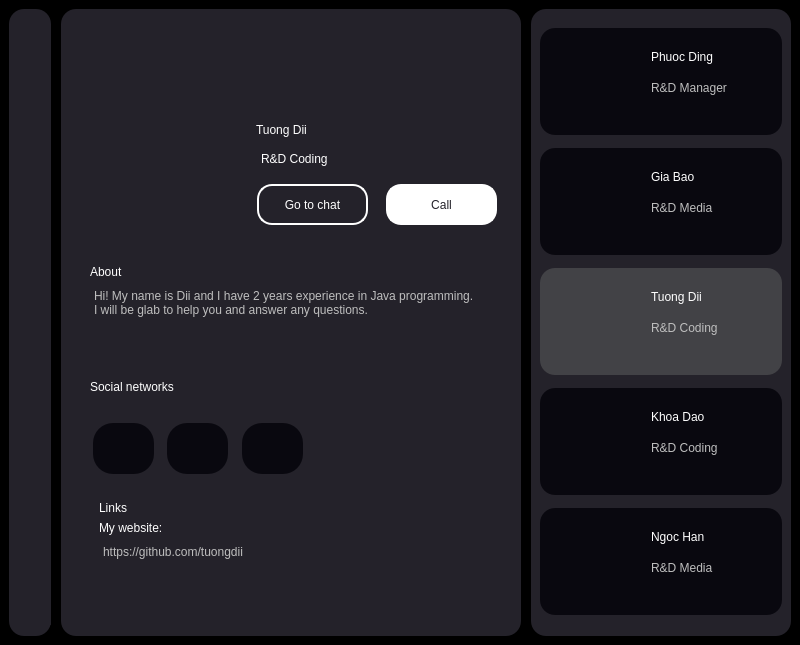
<?xml version="1.0" encoding="UTF-8"?>
<ui version="4.0">
 <class>MainWindow</class>
 <widget class="QMainWindow" name="MainWindow">
  <property name="geometry">
   <rect>
    <x>0</x>
    <y>0</y>
    <width>800</width>
    <height>600</height>
   </rect>
  </property>
  <property name="windowTitle">
   <string>MainWindow</string>
  </property>
  <widget class="QWidget" name="centralwidget">
   <property name="styleSheet">
    <string notr="true">background-color: black;</string>
   </property>
   <layout class="QHBoxLayout" name="horizontalLayout">
    <property name="spacing">
     <number>10</number>
    </property>
    <item>
     <widget class="QWidget" name="widget" native="true">
      <property name="minimumSize">
       <size>
        <width>42</width>
        <height>0</height>
       </size>
      </property>
      <property name="maximumSize">
       <size>
        <width>42</width>
        <height>16777215</height>
       </size>
      </property>
      <property name="styleSheet">
       <string notr="true">background-color: #24222A;
border-radius: 15px;</string>
      </property>
      <layout class="QVBoxLayout" name="verticalLayout">
       <item>
        <widget class="QWidget" name="widget_4" native="true">
         <widget class="QLabel" name="label_7">
          <property name="geometry">
           <rect>
            <x>0</x>
            <y>10</y>
            <width>20</width>
            <height>20</height>
           </rect>
          </property>
          <property name="text">
           <string/>
          </property>
          <property name="pixmap">
           <pixmap>img/icons8-home-30.png</pixmap>
          </property>
          <property name="scaledContents">
           <bool>true</bool>
          </property>
         </widget>
         <widget class="QLabel" name="label_8">
          <property name="geometry">
           <rect>
            <x>0</x>
            <y>40</y>
            <width>20</width>
            <height>20</height>
           </rect>
          </property>
          <property name="text">
           <string/>
          </property>
          <property name="pixmap">
           <pixmap>img/icons8-images-folder-48.png</pixmap>
          </property>
          <property name="scaledContents">
           <bool>true</bool>
          </property>
         </widget>
         <widget class="QLabel" name="label_9">
          <property name="geometry">
           <rect>
            <x>1</x>
            <y>70</y>
            <width>20</width>
            <height>20</height>
           </rect>
          </property>
          <property name="text">
           <string/>
          </property>
          <property name="pixmap">
           <pixmap>img/icons8-friends-48.png</pixmap>
          </property>
          <property name="scaledContents">
           <bool>true</bool>
          </property>
         </widget>
        </widget>
       </item>
       <item>
        <widget class="QWidget" name="widget_5" native="true">
         <property name="minimumSize">
          <size>
           <width>40</width>
           <height>40</height>
          </size>
         </property>
         <property name="maximumSize">
          <size>
           <width>40</width>
           <height>40</height>
          </size>
         </property>
         <widget class="QLabel" name="label_6">
          <property name="geometry">
           <rect>
            <x>2</x>
            <y>16</y>
            <width>20</width>
            <height>20</height>
           </rect>
          </property>
          <property name="text">
           <string/>
          </property>
          <property name="pixmap">
           <pixmap>img/icons8-qr-64.png</pixmap>
          </property>
          <property name="scaledContents">
           <bool>true</bool>
          </property>
         </widget>
        </widget>
       </item>
      </layout>
     </widget>
    </item>
    <item>
     <widget class="QWidget" name="widget_2" native="true">
      <property name="styleSheet">
       <string notr="true">background-color: #24222A;
border-radius: 15px;</string>
      </property>
      <layout class="QVBoxLayout" name="verticalLayout_3">
       <property name="leftMargin">
        <number>20</number>
       </property>
       <item>
        <widget class="QWidget" name="widget_6" native="true">
         <property name="minimumSize">
          <size>
           <width>0</width>
           <height>80</height>
          </size>
         </property>
         <property name="maximumSize">
          <size>
           <width>16777215</width>
           <height>80</height>
          </size>
         </property>
         <widget class="QPushButton" name="btn_back">
          <property name="geometry">
           <rect>
            <x>0</x>
            <y>19</y>
            <width>75</width>
            <height>24</height>
           </rect>
          </property>
          <property name="cursor">
           <cursorShape>PointingHandCursor</cursorShape>
          </property>
          <property name="text">
           <string/>
          </property>
          <property name="icon">
           <iconset>
            <normaloff>../PyQT/member/img/icons8-left-arrow-50.png</normaloff>../PyQT/member/img/icons8-left-arrow-50.png</iconset>
          </property>
          <property name="iconSize">
           <size>
            <width>30</width>
            <height>30</height>
           </size>
          </property>
         </widget>
        </widget>
       </item>
       <item>
        <widget class="QWidget" name="widget_7" native="true">
         <property name="minimumSize">
          <size>
           <width>0</width>
           <height>140</height>
          </size>
         </property>
         <property name="maximumSize">
          <size>
           <width>16777215</width>
           <height>140</height>
          </size>
         </property>
         <layout class="QHBoxLayout" name="horizontalLayout_2">
          <property name="topMargin">
           <number>0</number>
          </property>
          <property name="bottomMargin">
           <number>0</number>
          </property>
          <item>
           <widget class="QWidget" name="widget_11" native="true">
            <property name="minimumSize">
             <size>
              <width>160</width>
              <height>0</height>
             </size>
            </property>
            <property name="maximumSize">
             <size>
              <width>160</width>
              <height>16777215</height>
             </size>
            </property>
            <widget class="QLabel" name="label_60">
             <property name="geometry">
              <rect>
               <x>0</x>
               <y>-3</y>
               <width>130</width>
               <height>120</height>
              </rect>
             </property>
             <property name="text">
              <string/>
             </property>
             <property name="pixmap">
              <pixmap>../PyQT/member/img/TuongDii.png</pixmap>
             </property>
             <property name="scaledContents">
              <bool>true</bool>
             </property>
            </widget>
           </widget>
          </item>
          <item>
           <widget class="QWidget" name="widget_12" native="true">
            <widget class="QLabel" name="label_61">
             <property name="geometry">
              <rect>
               <x>0</x>
               <y>10</y>
               <width>111</width>
               <height>31</height>
              </rect>
             </property>
             <property name="styleSheet">
              <string notr="true">font: 700 16pt &quot;Arial&quot;;
color: #ffffff;</string>
             </property>
             <property name="text">
              <string>Tuong Dii</string>
             </property>
            </widget>
            <widget class="QLabel" name="label_62">
             <property name="enabled">
              <bool>true</bool>
             </property>
             <property name="geometry">
              <rect>
               <x>5</x>
               <y>45</y>
               <width>91</width>
               <height>20</height>
              </rect>
             </property>
             <property name="styleSheet">
              <string notr="true">font: 700 10pt &quot;Arial&quot;;
color: #ffffff;
</string>
             </property>
             <property name="text">
              <string>R&amp;D Coding</string>
             </property>
            </widget>
            <widget class="QPushButton" name="pushButton">
             <property name="geometry">
              <rect>
               <x>1</x>
               <y>80</y>
               <width>111</width>
               <height>41</height>
              </rect>
             </property>
             <property name="styleSheet">
              <string notr="true">border: 2px solid #ffffff;
font: 12pt &quot;Arial&quot;;
color: #ffffff;</string>
             </property>
             <property name="text">
              <string>Go to chat</string>
             </property>
            </widget>
            <widget class="QPushButton" name="pushButton_2">
             <property name="geometry">
              <rect>
               <x>130</x>
               <y>80</y>
               <width>111</width>
               <height>41</height>
              </rect>
             </property>
             <property name="styleSheet">
              <string notr="true">border: 2px solid #ffffff;
background-color: #ffffff;
font: 12pt &quot;Arial&quot;;
color: #24222A;</string>
             </property>
             <property name="text">
              <string>Call</string>
             </property>
            </widget>
           </widget>
          </item>
         </layout>
        </widget>
       </item>
       <item>
        <widget class="QWidget" name="widget_10" native="true">
         <property name="minimumSize">
          <size>
           <width>0</width>
           <height>100</height>
          </size>
         </property>
         <property name="maximumSize">
          <size>
           <width>16777215</width>
           <height>100</height>
          </size>
         </property>
         <layout class="QVBoxLayout" name="verticalLayout_4">
          <property name="topMargin">
           <number>15</number>
          </property>
          <item>
           <widget class="QLabel" name="label_66">
            <property name="enabled">
             <bool>true</bool>
            </property>
            <property name="styleSheet">
             <string notr="true">font: 700 15pt &quot;Arial&quot;;
color: #ffffff;</string>
            </property>
            <property name="text">
             <string>About</string>
            </property>
           </widget>
          </item>
          <item>
           <widget class="QPlainTextEdit" name="plainTextEdit">
            <property name="enabled">
             <bool>false</bool>
            </property>
            <property name="plainText">
             <string>Hi! My name is Dii and I have 2 years experience in Java programming.
I will be glab to help you and answer any questions.</string>
            </property>
           </widget>
          </item>
         </layout>
        </widget>
       </item>
       <item>
        <widget class="QWidget" name="widget_8" native="true">
         <property name="minimumSize">
          <size>
           <width>0</width>
           <height>130</height>
          </size>
         </property>
         <property name="maximumSize">
          <size>
           <width>16777215</width>
           <height>130</height>
          </size>
         </property>
         <layout class="QVBoxLayout" name="verticalLayout_5">
          <property name="spacing">
           <number>0</number>
          </property>
          <property name="topMargin">
           <number>0</number>
          </property>
          <item>
           <widget class="QLabel" name="label_67">
            <property name="enabled">
             <bool>true</bool>
            </property>
            <property name="styleSheet">
             <string notr="true">font: 700 15pt &quot;Arial&quot;;
color: #ffffff;</string>
            </property>
            <property name="text">
             <string>Social networks</string>
            </property>
           </widget>
          </item>
          <item>
           <widget class="QWidget" name="widget_13" native="true">
            <property name="layoutDirection">
             <enum>Qt::LeftToRight</enum>
            </property>
            <widget class="QGraphicsView" name="graphicsView_6">
             <property name="geometry">
              <rect>
               <x>77</x>
               <y>6</y>
               <width>61</width>
               <height>51</height>
              </rect>
             </property>
             <property name="minimumSize">
              <size>
               <width>61</width>
               <height>51</height>
              </size>
             </property>
             <property name="maximumSize">
              <size>
               <width>61</width>
               <height>51</height>
              </size>
             </property>
             <property name="styleSheet">
              <string notr="true">border-radius: 20px;
background-color: #09080F;</string>
             </property>
            </widget>
            <widget class="QGraphicsView" name="graphicsView_7">
             <property name="geometry">
              <rect>
               <x>152</x>
               <y>6</y>
               <width>61</width>
               <height>51</height>
              </rect>
             </property>
             <property name="minimumSize">
              <size>
               <width>61</width>
               <height>51</height>
              </size>
             </property>
             <property name="maximumSize">
              <size>
               <width>61</width>
               <height>51</height>
              </size>
             </property>
             <property name="styleSheet">
              <string notr="true">border-radius: 20px;
background-color: #09080F;</string>
             </property>
            </widget>
            <widget class="QGraphicsView" name="graphicsView_5">
             <property name="geometry">
              <rect>
               <x>3</x>
               <y>6</y>
               <width>61</width>
               <height>51</height>
              </rect>
             </property>
             <property name="minimumSize">
              <size>
               <width>61</width>
               <height>51</height>
              </size>
             </property>
             <property name="maximumSize">
              <size>
               <width>61</width>
               <height>51</height>
              </size>
             </property>
             <property name="styleSheet">
              <string notr="true">border-radius: 20px;
background-color: #09080F;</string>
             </property>
            </widget>
            <widget class="QLabel" name="label_2">
             <property name="geometry">
              <rect>
               <x>20</x>
               <y>18</y>
               <width>25</width>
               <height>25</height>
              </rect>
             </property>
             <property name="styleSheet">
              <string notr="true">background-color: #09080F;</string>
             </property>
             <property name="text">
              <string/>
             </property>
             <property name="pixmap">
              <pixmap>../PyQT/member/img/facebook.png</pixmap>
             </property>
             <property name="scaledContents">
              <bool>true</bool>
             </property>
            </widget>
            <widget class="QLabel" name="label_3">
             <property name="geometry">
              <rect>
               <x>95</x>
               <y>18</y>
               <width>25</width>
               <height>25</height>
              </rect>
             </property>
             <property name="styleSheet">
              <string notr="true">background-color: #09080F;</string>
             </property>
             <property name="text">
              <string/>
             </property>
             <property name="pixmap">
              <pixmap>../PyQT/member/img/instagram.png</pixmap>
             </property>
             <property name="scaledContents">
              <bool>true</bool>
             </property>
            </widget>
            <widget class="QLabel" name="label_4">
             <property name="geometry">
              <rect>
               <x>170</x>
               <y>19</y>
               <width>25</width>
               <height>25</height>
              </rect>
             </property>
             <property name="styleSheet">
              <string notr="true">background-color: #09080F;</string>
             </property>
             <property name="text">
              <string/>
             </property>
             <property name="pixmap">
              <pixmap>../PyQT/member/img/linkedin.png</pixmap>
             </property>
             <property name="scaledContents">
              <bool>true</bool>
             </property>
            </widget>
           </widget>
          </item>
         </layout>
        </widget>
       </item>
       <item>
        <widget class="QWidget" name="widget_9" native="true">
         <layout class="QHBoxLayout" name="horizontalLayout_3">
          <item>
           <widget class="QWidget" name="widget_14" native="true">
            <layout class="QVBoxLayout" name="verticalLayout_6">
             <property name="topMargin">
              <number>0</number>
             </property>
             <item>
              <widget class="QLabel" name="label_68">
               <property name="enabled">
                <bool>true</bool>
               </property>
               <property name="styleSheet">
                <string notr="true">font: 700 15pt &quot;Arial&quot;;
color: #ffffff;</string>
               </property>
               <property name="text">
                <string>Links</string>
               </property>
              </widget>
             </item>
             <item>
              <widget class="QLabel" name="label_69">
               <property name="enabled">
                <bool>true</bool>
               </property>
               <property name="styleSheet">
                <string notr="true">color: #ffffff;
font: 12pt &quot;Arial&quot;;</string>
               </property>
               <property name="text">
                <string>My website:</string>
               </property>
              </widget>
             </item>
             <item>
              <widget class="QPlainTextEdit" name="plainTextEdit_2">
               <property name="enabled">
                <bool>false</bool>
               </property>
               <property name="plainText">
                <string>https://github.com/tuongdii</string>
               </property>
              </widget>
             </item>
            </layout>
           </widget>
          </item>
          <item>
           <widget class="QWidget" name="widget_15" native="true">
            <property name="minimumSize">
             <size>
              <width>60</width>
              <height>0</height>
             </size>
            </property>
            <property name="maximumSize">
             <size>
              <width>60</width>
              <height>16777215</height>
             </size>
            </property>
            <widget class="QLabel" name="label_5">
             <property name="geometry">
              <rect>
               <x>20</x>
               <y>44</y>
               <width>30</width>
               <height>30</height>
              </rect>
             </property>
             <property name="text">
              <string/>
             </property>
             <property name="pixmap">
              <pixmap>../PyQT/member/img/icons8-external-link-64.png</pixmap>
             </property>
             <property name="scaledContents">
              <bool>true</bool>
             </property>
            </widget>
           </widget>
          </item>
         </layout>
        </widget>
       </item>
      </layout>
     </widget>
    </item>
    <item>
     <widget class="QWidget" name="widget_3" native="true">
      <property name="minimumSize">
       <size>
        <width>260</width>
        <height>0</height>
       </size>
      </property>
      <property name="maximumSize">
       <size>
        <width>260</width>
        <height>16777215</height>
       </size>
      </property>
      <property name="styleSheet">
       <string notr="true">background-color: #24222A;
border-radius: 15px;</string>
      </property>
      <layout class="QVBoxLayout" name="verticalLayout_2">
       <property name="leftMargin">
        <number>9</number>
       </property>
       <property name="topMargin">
        <number>12</number>
       </property>
       <item>
        <widget class="QFrame" name="frame_12">
         <property name="minimumSize">
          <size>
           <width>0</width>
           <height>107</height>
          </size>
         </property>
         <property name="maximumSize">
          <size>
           <width>16777215</width>
           <height>107</height>
          </size>
         </property>
         <property name="styleSheet">
          <string notr="true">background-color: #09080F;
border-radius: 15px;</string>
         </property>
         <property name="frameShape">
          <enum>QFrame::StyledPanel</enum>
         </property>
         <property name="frameShadow">
          <enum>QFrame::Raised</enum>
         </property>
         <widget class="QLabel" name="label_45">
          <property name="geometry">
           <rect>
            <x>8</x>
            <y>6</y>
            <width>100</width>
            <height>91</height>
           </rect>
          </property>
          <property name="text">
           <string/>
          </property>
          <property name="pixmap">
           <pixmap>../PyQT/member/img/anhPhuoc.png</pixmap>
          </property>
          <property name="scaledContents">
           <bool>true</bool>
          </property>
         </widget>
         <widget class="QLabel" name="label_46">
          <property name="geometry">
           <rect>
            <x>111</x>
            <y>19</y>
            <width>91</width>
            <height>20</height>
           </rect>
          </property>
          <property name="styleSheet">
           <string notr="true">font: 700 12pt &quot;Arial&quot;;
color: #ffffff;</string>
          </property>
          <property name="text">
           <string>Phuoc Ding</string>
          </property>
         </widget>
         <widget class="QLabel" name="label_47">
          <property name="enabled">
           <bool>false</bool>
          </property>
          <property name="geometry">
           <rect>
            <x>111</x>
            <y>50</y>
            <width>91</width>
            <height>20</height>
           </rect>
          </property>
          <property name="styleSheet">
           <string notr="true">font: 700 10pt &quot;Arial&quot;;
</string>
          </property>
          <property name="text">
           <string>R&amp;D Manager</string>
          </property>
         </widget>
        </widget>
       </item>
       <item>
        <widget class="QFrame" name="frame_11">
         <property name="maximumSize">
          <size>
           <width>16777215</width>
           <height>107</height>
          </size>
         </property>
         <property name="styleSheet">
          <string notr="true">background-color: #09080F;
border-radius: 15px;</string>
         </property>
         <property name="frameShape">
          <enum>QFrame::StyledPanel</enum>
         </property>
         <property name="frameShadow">
          <enum>QFrame::Raised</enum>
         </property>
         <widget class="QLabel" name="label_42">
          <property name="geometry">
           <rect>
            <x>8</x>
            <y>6</y>
            <width>100</width>
            <height>91</height>
           </rect>
          </property>
          <property name="text">
           <string/>
          </property>
          <property name="pixmap">
           <pixmap>../PyQT/member/img/bao (2).png</pixmap>
          </property>
          <property name="scaledContents">
           <bool>true</bool>
          </property>
         </widget>
         <widget class="QLabel" name="label_43">
          <property name="geometry">
           <rect>
            <x>111</x>
            <y>19</y>
            <width>91</width>
            <height>20</height>
           </rect>
          </property>
          <property name="styleSheet">
           <string notr="true">font: 700 12pt &quot;Arial&quot;;
color: #ffffff;</string>
          </property>
          <property name="text">
           <string>Gia Bao</string>
          </property>
         </widget>
         <widget class="QLabel" name="label_44">
          <property name="enabled">
           <bool>false</bool>
          </property>
          <property name="geometry">
           <rect>
            <x>111</x>
            <y>50</y>
            <width>91</width>
            <height>20</height>
           </rect>
          </property>
          <property name="styleSheet">
           <string notr="true">font: 700 10pt &quot;Arial&quot;;
</string>
          </property>
          <property name="text">
           <string>R&amp;D Media</string>
          </property>
         </widget>
        </widget>
       </item>
       <item>
        <widget class="QFrame" name="frame_14">
         <property name="maximumSize">
          <size>
           <width>16777215</width>
           <height>107</height>
          </size>
         </property>
         <property name="styleSheet">
          <string notr="true">background-color: #424246;
border-radius: 15px;</string>
         </property>
         <property name="frameShape">
          <enum>QFrame::StyledPanel</enum>
         </property>
         <property name="frameShadow">
          <enum>QFrame::Raised</enum>
         </property>
         <widget class="QLabel" name="label_57">
          <property name="geometry">
           <rect>
            <x>8</x>
            <y>6</y>
            <width>100</width>
            <height>91</height>
           </rect>
          </property>
          <property name="text">
           <string/>
          </property>
          <property name="pixmap">
           <pixmap>../PyQT/member/img/TuongDii.png</pixmap>
          </property>
          <property name="scaledContents">
           <bool>true</bool>
          </property>
         </widget>
         <widget class="QLabel" name="label_58">
          <property name="geometry">
           <rect>
            <x>111</x>
            <y>19</y>
            <width>91</width>
            <height>20</height>
           </rect>
          </property>
          <property name="styleSheet">
           <string notr="true">font: 700 12pt &quot;Arial&quot;;
color: #ffffff;</string>
          </property>
          <property name="text">
           <string>Tuong Dii</string>
          </property>
         </widget>
         <widget class="QLabel" name="label_59">
          <property name="enabled">
           <bool>false</bool>
          </property>
          <property name="geometry">
           <rect>
            <x>111</x>
            <y>50</y>
            <width>91</width>
            <height>20</height>
           </rect>
          </property>
          <property name="styleSheet">
           <string notr="true">font: 700 10pt &quot;Arial&quot;;
</string>
          </property>
          <property name="text">
           <string>R&amp;D Coding</string>
          </property>
         </widget>
        </widget>
       </item>
       <item>
        <widget class="QFrame" name="frame_13">
         <property name="maximumSize">
          <size>
           <width>16777215</width>
           <height>107</height>
          </size>
         </property>
         <property name="styleSheet">
          <string notr="true">background-color: #09080F;
border-radius: 15px;</string>
         </property>
         <property name="frameShape">
          <enum>QFrame::StyledPanel</enum>
         </property>
         <property name="frameShadow">
          <enum>QFrame::Raised</enum>
         </property>
         <widget class="QLabel" name="label_54">
          <property name="geometry">
           <rect>
            <x>8</x>
            <y>6</y>
            <width>100</width>
            <height>91</height>
           </rect>
          </property>
          <property name="text">
           <string/>
          </property>
          <property name="pixmap">
           <pixmap>../PyQT/member/img/khoa.png</pixmap>
          </property>
          <property name="scaledContents">
           <bool>true</bool>
          </property>
         </widget>
         <widget class="QLabel" name="label_55">
          <property name="geometry">
           <rect>
            <x>111</x>
            <y>19</y>
            <width>91</width>
            <height>20</height>
           </rect>
          </property>
          <property name="styleSheet">
           <string notr="true">font: 700 12pt &quot;Arial&quot;;
color: #ffffff;</string>
          </property>
          <property name="text">
           <string>Khoa Dao</string>
          </property>
         </widget>
         <widget class="QLabel" name="label_56">
          <property name="enabled">
           <bool>false</bool>
          </property>
          <property name="geometry">
           <rect>
            <x>111</x>
            <y>50</y>
            <width>91</width>
            <height>20</height>
           </rect>
          </property>
          <property name="styleSheet">
           <string notr="true">font: 700 10pt &quot;Arial&quot;;
</string>
          </property>
          <property name="text">
           <string>R&amp;D Coding</string>
          </property>
         </widget>
        </widget>
       </item>
       <item>
        <widget class="QFrame" name="frame_16">
         <property name="maximumSize">
          <size>
           <width>16777215</width>
           <height>107</height>
          </size>
         </property>
         <property name="styleSheet">
          <string notr="true">background-color: #09080F;
border-radius: 15px;</string>
         </property>
         <property name="frameShape">
          <enum>QFrame::StyledPanel</enum>
         </property>
         <property name="frameShadow">
          <enum>QFrame::Raised</enum>
         </property>
         <widget class="QLabel" name="label_63">
          <property name="geometry">
           <rect>
            <x>8</x>
            <y>6</y>
            <width>100</width>
            <height>91</height>
           </rect>
          </property>
          <property name="text">
           <string/>
          </property>
          <property name="pixmap">
           <pixmap>../PyQT/member/img/chiHan.png</pixmap>
          </property>
          <property name="scaledContents">
           <bool>true</bool>
          </property>
         </widget>
         <widget class="QLabel" name="label_64">
          <property name="geometry">
           <rect>
            <x>111</x>
            <y>19</y>
            <width>91</width>
            <height>20</height>
           </rect>
          </property>
          <property name="styleSheet">
           <string notr="true">font: 700 12pt &quot;Arial&quot;;
color: #ffffff;</string>
          </property>
          <property name="text">
           <string>Ngoc Han</string>
          </property>
         </widget>
         <widget class="QLabel" name="label_65">
          <property name="enabled">
           <bool>false</bool>
          </property>
          <property name="geometry">
           <rect>
            <x>111</x>
            <y>50</y>
            <width>91</width>
            <height>20</height>
           </rect>
          </property>
          <property name="styleSheet">
           <string notr="true">font: 700 10pt &quot;Arial&quot;;
</string>
          </property>
          <property name="text">
           <string>R&amp;D Media</string>
          </property>
         </widget>
        </widget>
       </item>
      </layout>
     </widget>
    </item>
   </layout>
  </widget>
 </widget>
 <resources/>
 <connections/>
</ui>
